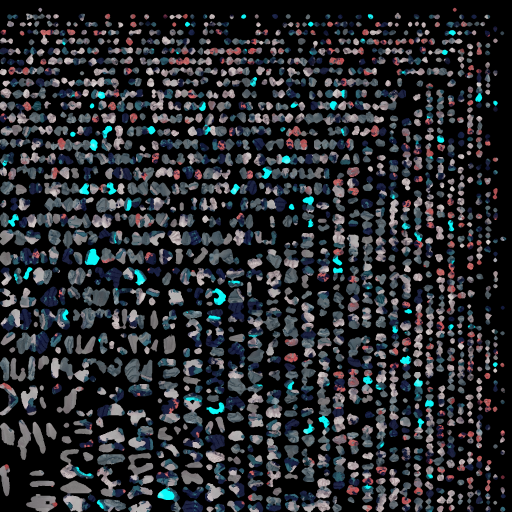
#> input picture roblox/art/bosses/abyssal_lord_v2m_atlas2.png, 1024 x 1024 px (shown at 1/2 size)
$ python compose.py ../../art/bosses/abyssal_lord_v2m_atlas2.png
#> lines starting #> are read from the running program, lines starting #| are printed output that depends on the picture
# -*- coding: utf-8 -*-
# A2-N1 렌더 합치기(시스템 python + Pillow - Blender 밖). 격자 한 장 + 칸 이름 + 제목.
# 사용: python compose.py --out <png> --cols N [--title 글] [--cell 360] 이미지1::이름1 이미지2::이름2 ...
#   이름에 "|"를 넣으면 두 줄. 이미지가 없으면 빈 칸(회색).
import os
import sys
from PIL import Image, ImageDraw, ImageFont

FONT = "C:/Windows/Fonts/malgunbd.ttf" if os.path.exists("C:/Windows/Fonts/malgunbd.ttf") else "C:/Windows/Fonts/malgun.ttf"


def compose(out, items, cols=4, title="", cell=360):
    """items = [(이미지 경로, 이름), ...] - 명령줄 없이 다른 스크립트(sheets.py)에서 부를 때"""
    args = ["--out", out, "--cols", str(cols), "--title", title, "--cell", str(cell)] + ["%s::%s" % it for it in items]
    main(args)


def main(argv=None):
    argv = sys.argv[1:] if argv is None else argv
    out, cols, title, cell = None, 4, "", 360
    items = []
    i = 0
    while i < len(argv):
        a = argv[i]
        if a == "--out":
            out = argv[i + 1]; i += 1
        elif a == "--cols":
            cols = int(argv[i + 1]); i += 1
        elif a == "--title":
            title = argv[i + 1]; i += 1
        elif a == "--cell":
            cell = int(argv[i + 1]); i += 1
        else:
            path, _, label = a.partition("::")
            items.append((path, label))
        i += 1
    rows = (len(items) + cols - 1) // cols
    lab_h = 54
    top = 60 if title else 10
    W = cols * cell + (cols + 1) * 8
    H = top + rows * (cell + lab_h + 8) + 8
    sheet = Image.new("RGB", (W, H), (40, 38, 52))
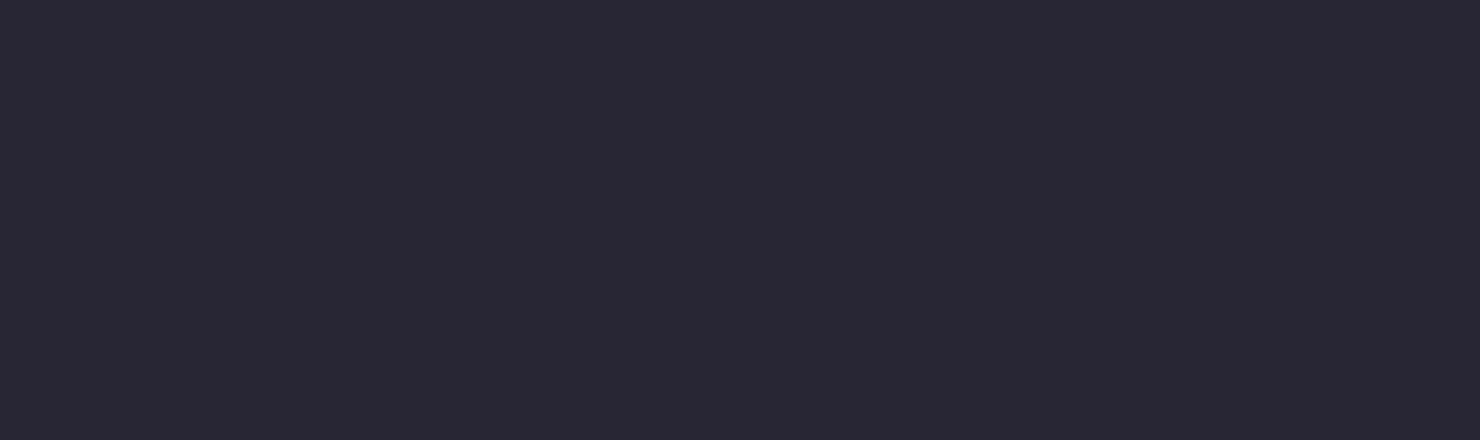
#> sheet: PIL image 1480x440 RGB; mean R, G, B 40, 38, 52
    d = ImageDraw.Draw(sheet)
    f_title = ImageFont.truetype(FONT, 30)
    f_lab = ImageFont.truetype(FONT, 17)
    if title:
        d.text((12, 12), title, fill=(255, 255, 255), font=f_title)
    for k, (path, label) in enumerate(items):
        r, c = divmod(k, cols)
        x = 8 + c * (cell + 8)
        y = top + r * (cell + lab_h + 8)
        if path and os.path.exists(path):
            im = Image.open(path).convert("RGB")
#> im is the input picture: PIL image 1024x1024 RGB; mean R, G, B 39.8, 42.6, 46.5
            im.thumbnail((cell, cell))
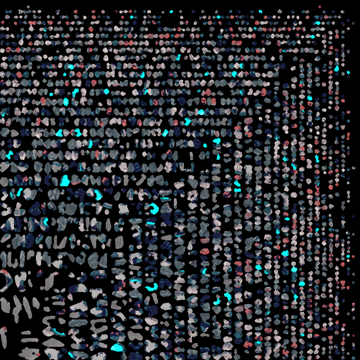
#> im: PIL image 360x360 RGB; mean R, G, B 40.4, 43.2, 47.2
            bg = Image.new("RGB", (cell, cell), im.getpixel((2, 2)))
#> bg: PIL image 360x360 RGB; every value is 0
            bg.paste(im, ((cell - im.width) // 2, (cell - im.height) // 2))
            sheet.paste(bg, (x, y))
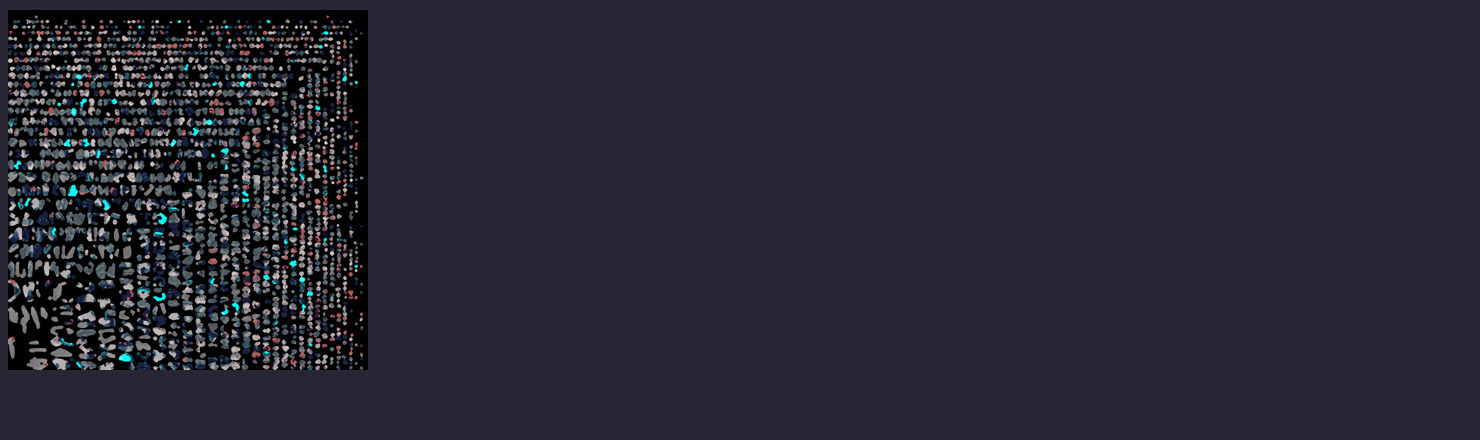
#> sheet: PIL image 1480x440 RGB; mean R, G, B 40.1, 39, 51
        else:
            d.rectangle((x, y, x + cell, y + cell), fill=(90, 90, 100))
        for li, line in enumerate(label.split("|")[:2]):
            d.text((x + 4, y + cell + 4 + li * 23), line, fill=(235, 235, 245), font=f_lab)
#> (the run stopped early here; a loop or call above may not have finished)

$ run again, on roblox/art/bosses/scorpion_queen_v2m_atlas1.png
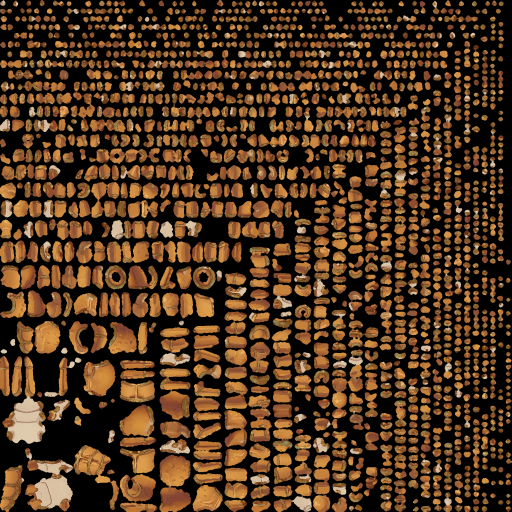
#> input picture roblox/art/bosses/scorpion_queen_v2m_atlas1.png, 1024 x 1024 px (shown at 1/2 size)
#> in main, im is the input picture: PIL image 1024x1024 RGB; mean R, G, B 78.5, 52.3, 28.6
#> im: PIL image 360x360 RGB
#> in main, `bg = Image.new("RGB", (cell, cell), im.getpixel((2, 2)))`:
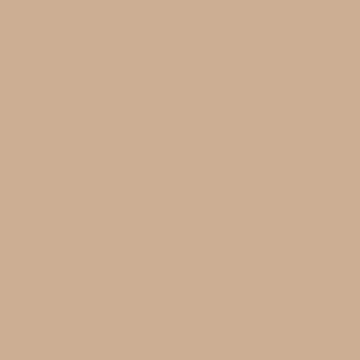
#> bg: PIL image 360x360 RGB; mean R, G, B 204, 174, 147
#> in main, `sheet.paste(bg, (x, y))`:
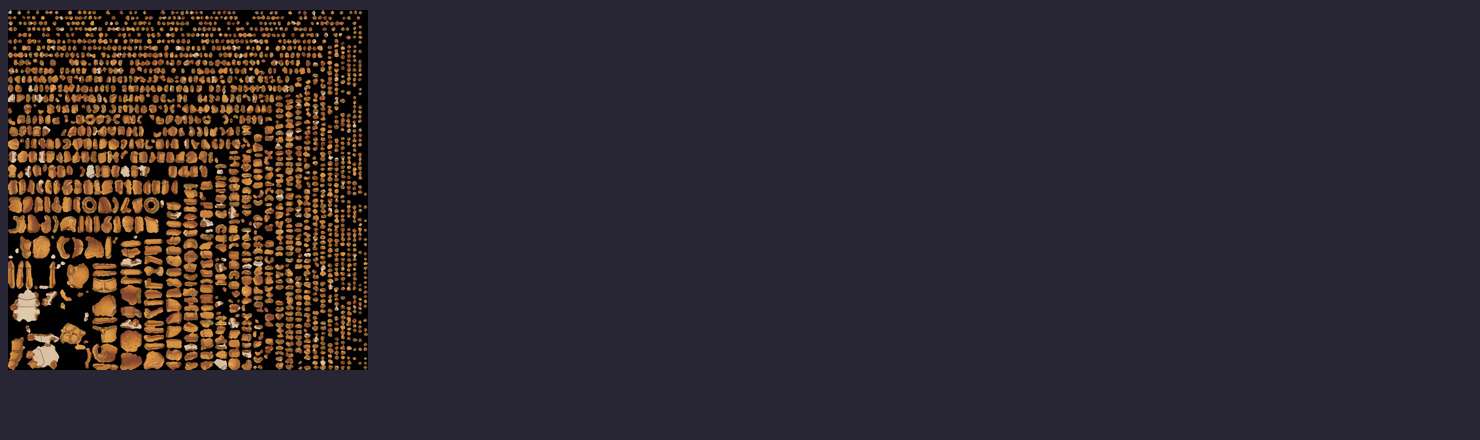
#> sheet: PIL image 1480x440 RGB; mean R, G, B 47.8, 41, 47.4
